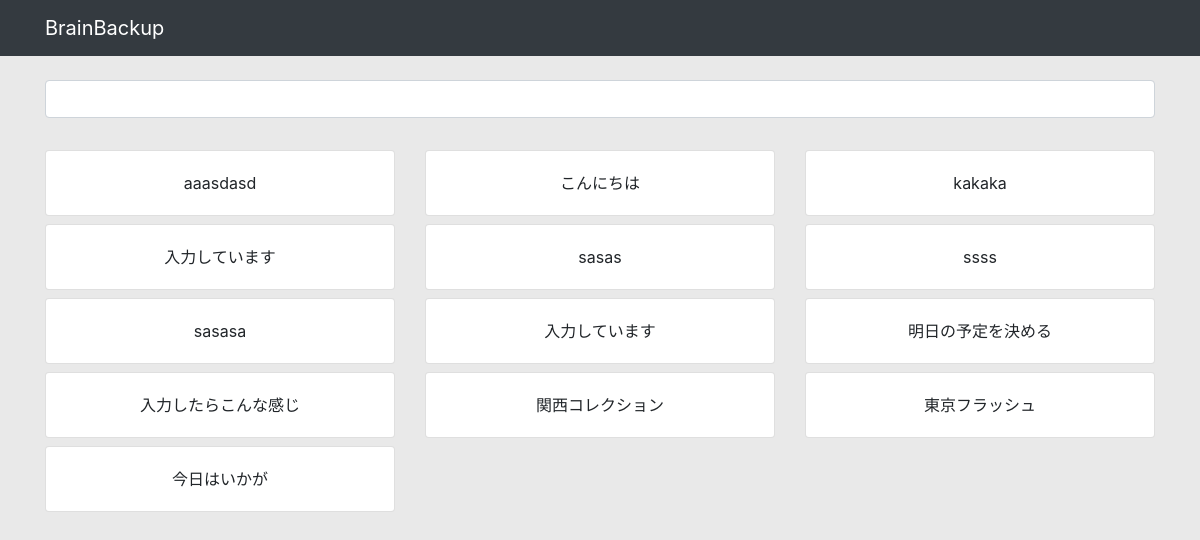
Before: / with the older database file.
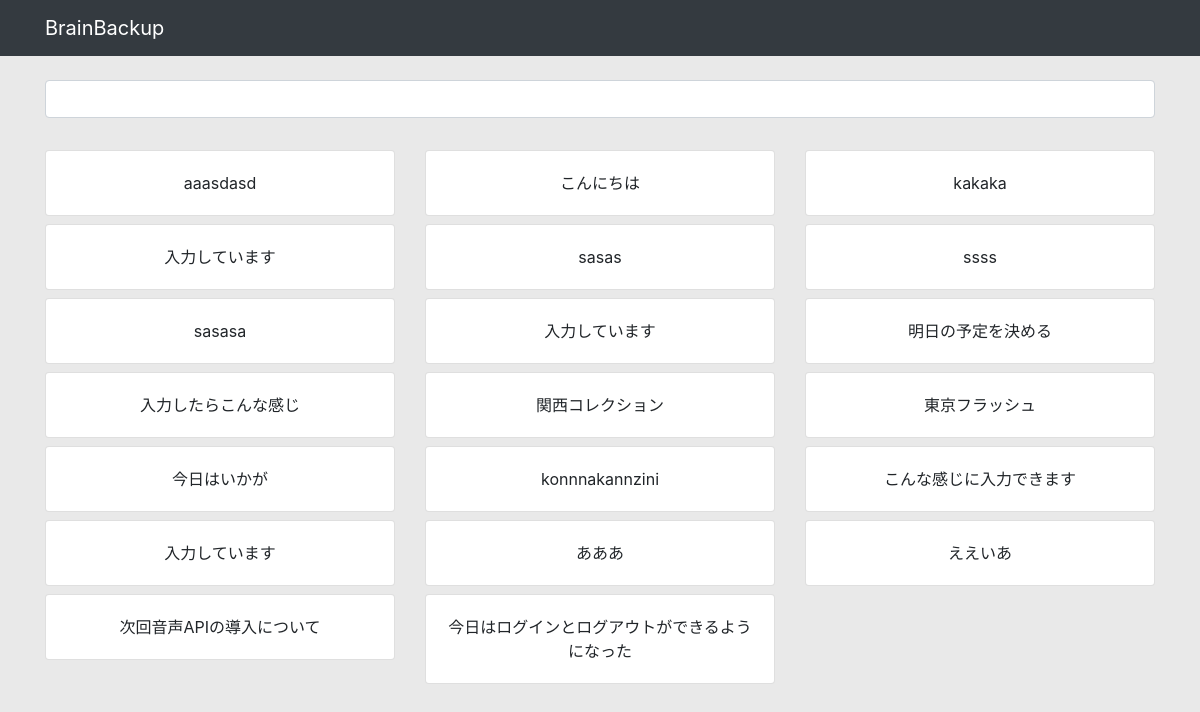
After: the same page with the newer database file.
### app/models.py (models this page shows, shortened)
class Blog(models.Model):
    title = models.CharField('タイトル', max_length=255)

### app/views.py (the view)
# urls.py: path('', views.IndexView.as_view(), name='index'),
class IndexView(View):
    def get(self, request, *args, **kwargs):
        blog_data = Blog.objects.all()
        return render(request, 'app/index.html', {
            'blog_data': blog_data,
        })

### app/templates/app/index.html (shortened to what this page needs)
{% extends "app/base.html" %} {% block content %}
{% load static %}
<!DOCTYPE html>
<div class="my-4 text-center">
  <div class="row">
    <div class="col-md-12 mb-2">
      <form id="add_blog">
        <input class="form-control" type="text" id="post_title" required />
      </form>
    </div>
  </div>
</div>
<div class="my-2 text-center">
  <div class="row" id="posts">
    {% for blog in blog_data %}
    <div class="col-4 mb-2">
      <div class="card">
        <div class="card-body">{{ blog.title }}</div>
      </div>
    </div>
    {% endfor %}
  </div>
</div>
{% endblock %}

Changed rows visible on the page:
added Blog: title "konnnakannzini"
added Blog: title "こんな感じに入力できます"
added Blog: title "入力しています"
added Blog: title "あああ"
added Blog: title "ええいあ"
added Blog: title "次回音声APIの導入について"
added Blog: title "今日はログインとログアウトができるようになった"
